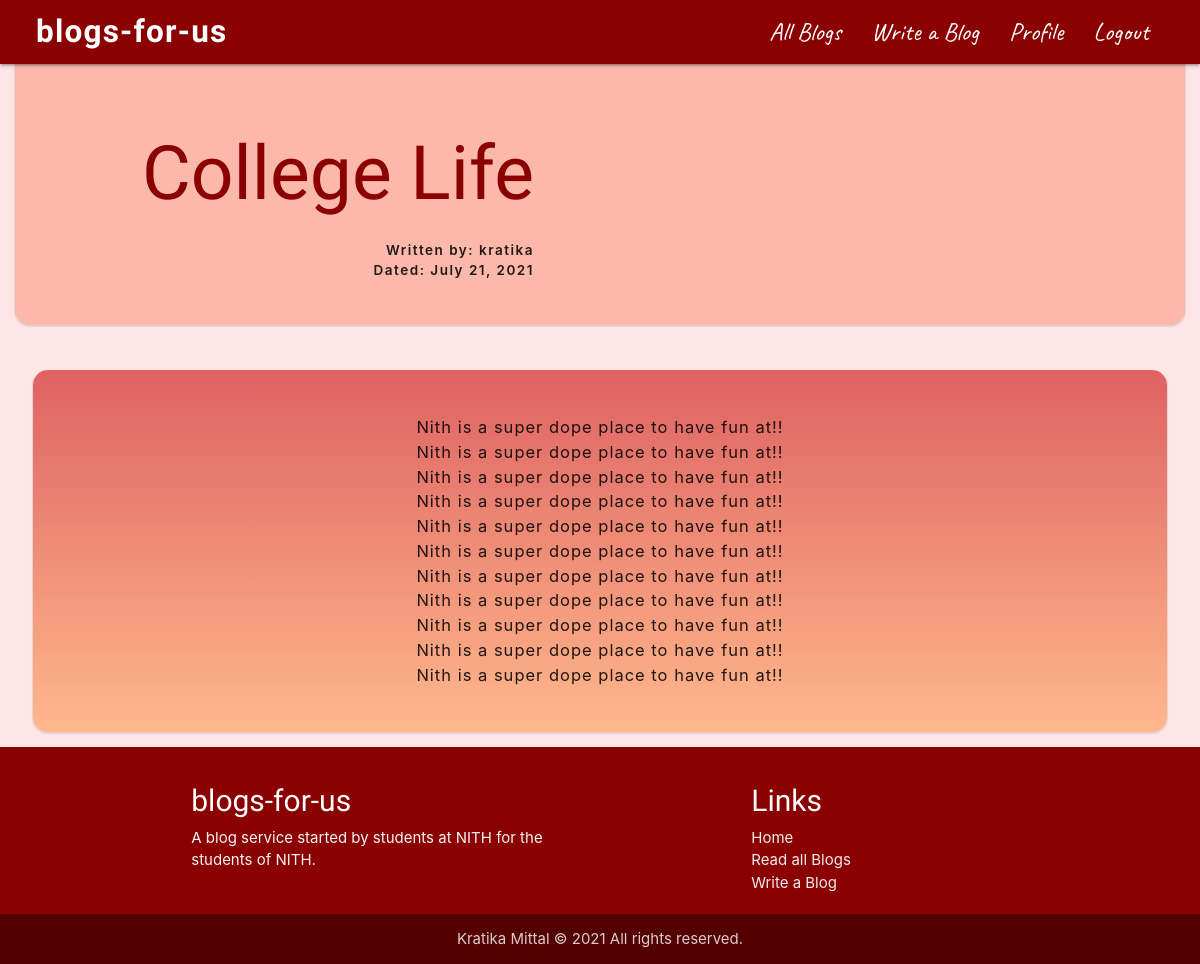
The page /all-blogs/11 (signed in) on the database its author committed.
### blogs/models.py (models this page shows, shortened)
class Blog(models.Model):
    title = models.CharField(max_length=100)
    excerpt = models.CharField(max_length=100)
    author = models.ForeignKey(Author, null=True, on_delete=models.SET("Anonymous"), related_name='blogs')
    date = models.DateField(auto_now=True)
    content = models.TextField(validators=[MinLengthValidator(10)])

class Author(models.Model):
    user_name = models.CharField(max_length=100)
    email = models.EmailField()
    def __str__(self):
        return self.user_name

### blogs/views.py (the view)
# urls.py: path('all-blogs/<int:pk>', views.detail_blogs, name='detail_blogs'),
@login_required
def detail_blogs(request, pk):
    blog = Blog.objects.get(id=pk)
    return render(request, 'blogs/detail_blog.html', {
        'blog': blog
    })

### blogs/templates/blogs/detail_blog.html (shortened to what this page needs)
{% extends 'blogs/base.html' %}
{% load static %}
{% block css_files %}
    <link rel="stylesheet" href="{% static 'css/detail_blog.css' %}?{% now "U" %}">
{% endblock %}
{% block content %}
    <main>
        <div class="blog-container">
            <div class="blog-header">
                <div class="blog-title">
                    <h1>{{ blog.title }}</h1>
                    <div class="credit">
                        <p>Written by: <span>{{ blog.author }}</span></p>
                        <p>Dated: <span>{{ blog.date }}</span></p>
                    </div>
                </div>
                <div class="img-container">
                </div>
            </div>
            <div class="content-container">
                <p>
                    {{ blog.content|linebreaksbr }}
                </p>
            </div>
        </div>
    </main>
{% endblock %}

### static/css/base.css (style rules this page uses)
* { margin: 0; padding: 0; box-sizing: border-box; }
body { background: #DE6262; background: -webkit-linear-gradient(to top, #FFB88C, #DE6262); background: linear-gradient(to top, #FFB88C, #DE6262); background-color: rgba(0, 0, 0, 0.4); background-attachment: fixed; }

### static/css/detail_blog.css (style rules this page uses)
main { margin: 0; padding: 0; background-color: #ffe6e6;; }
.blog-container { display: flex; align-items: center; justify-content: center; flex-direction: column; text-align: justify; padding: 1rem; }
.blog-header { margin: 3rem; background-color: #fcb8aa; width: 100%; padding: 2rem 1rem; display: flex; flex-wrap: wrap; align-items: center; justify-content: space-around; border-radius: 0 0 15px 15px; box-shadow: 0 1px 1px 1px rgba(0, 0, 0, 0.1); }
.blog-title { margin-bottom: 1rem; display: flex; flex-direction: column; text-align: right; }
.blog-title h1 { font-size: 5rem; font-family: 'Otomanopee One', sans-serif; color:darkred; }
.credit { font-size: 0.9rem; font-weight: 600; letter-spacing: 1.5px; }
.img-container { width: 20rem; }
.content-container { background: #DE6262; background: -webkit-linear-gradient(to top, #FFB88C, #DE6262); background: linear-gradient(to top, #FFB88C, #DE6262); background-color: rgba(0, 0, 0, 0.4); width: 97%; padding: 3rem 3rem; display: flex; flex-wrap: wrap; align-items: center; justify-content: space-around; border-radius: 15px; box-shadow: 0 1px 1px 1px rgba(0, 0, 0, 0.1); }
.content-container p { font-size: 1.1rem; letter-spacing: 1px; }

### rows shown on the page
Blog: title "College Life", author "kratika", date "July 21, 2021", content "Nith is a super dope place to have fun at!! Nith is a super dope place to have fun at!! Nith is a super dope place to have fun at!! Nith is a super dope place to have fun at!! Nith is a super dope place to have fun at!! Nith is a super dope place to have fun at!! Nith is a super dope place to have fun at!! Nith is a super dope place to have fun at!! Nith is a super dope place to have fun at!! Nith is a super dope place to have fun at!! Nith is a super dope place to have fun at!!"
